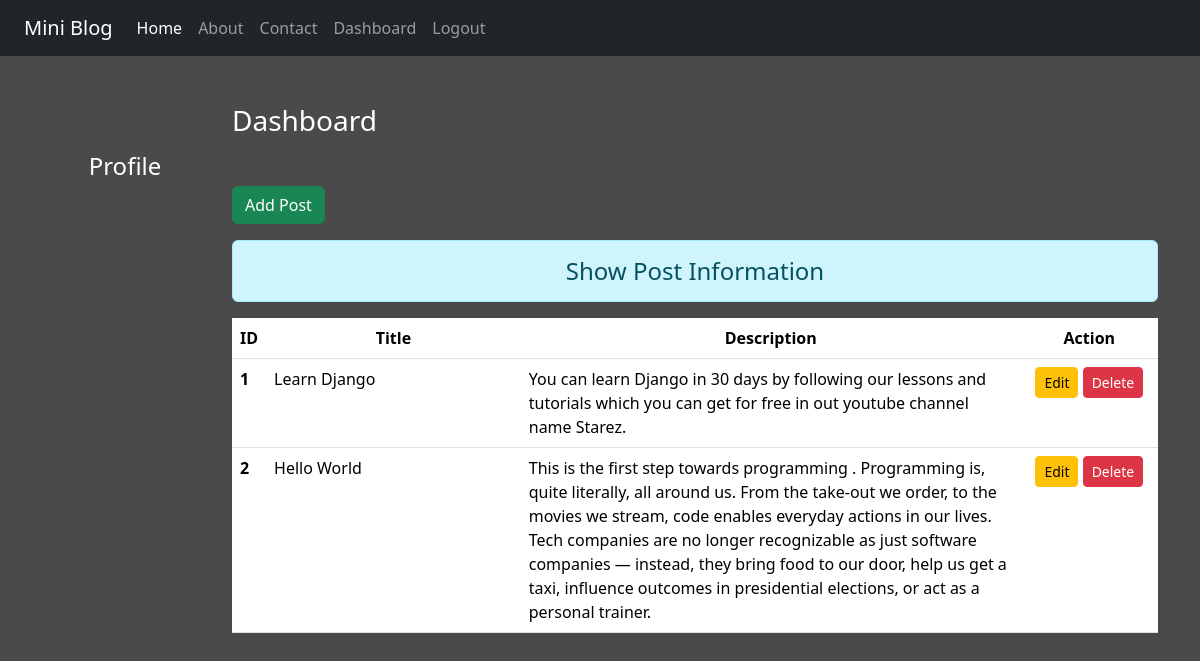
The page /dashboard/ (signed in) on the database its author committed.
### blog/models.py (models this page shows)
class Post(models.Model):
    title = models.CharField(max_length=150)
    desc = models.TextField()

### blog/views.py (the view)
# urls.py: path('dashboard/',views.dashboard,name="dashboard"),
def dashboard(request):
    if request.user.is_authenticated:
        posts = Post.objects.all()
        user = request.user
        full_name = user.get_full_name()
        gps = user.groups.all()
        return render(request,'blog/dashboard.html',{'posts':posts,'fname':full_name,'groups':gps})
    else:
        return HttpResponseRedirect('/login/')

### blog/templates/blog/dashboard.html (shortened to what this page needs)
{% extends "blog/base.html" %}
{% load static %}
{% block side %}
<div class="col-sm-2 text-white my-5 text-center">
    <h4 class="my-5">Profile</h4>
</div>
{% endblock side %}
{% block content %}
<div class="col-sm-10">
    <h3 class="text-white my-5">Dashboard</h3>
    <a href="{% url 'addpost' %}" class="btn btn-success">Add Post</a>
    <h4 class="text-center alert alert-info mt-3">Show Post Information</h4>
    {% if posts %}
    <table class="table table-hover bg-white">
        <thread>
            <tr class="text-center">
                <th scope="col" style="width:2%">ID</th>
                <th scope="col" style="width:28%">Title</th>
                <th scope="col" style="width:55%">Description</th>
                <th scope="col" style="width:15%">Action</th>
            </tr>
        </thread>
        <tbody>
            {% for post in posts %}
            <tr>
                <th scope="row">{{post.id}}</th>
                <td>{{post.title}}</td>
                <td>{{post.desc}}</td>
                <td class="text-center">
                    <a href="{% url 'updatepost' post.id %}" class="btn btn-warning btn-sm">Edit</a>
                    {% if perms.blog.delete_post %}
                    <form action="{% url 'deletepost' post.id %}" method="POST" class="d-inline">
                     <input type="submit" class="btn btn-danger btn-sm" value="Delete">
                    </form>
                    {% endif %}
                </td>
            </tr>
            {% endfor %}
        </tbody>
    </table>
    {% else %}
    <h4 class="text-center alert alert-warning">No Records</h4>
    {% endif %}
</div>
{% endblock content %}

### blog/templates/blog/base.html (shortened to what this page needs)
<!DOCTYPE html>
{% load static %}
<html lang="en">
<head>
    <link rel="stylesheet" href="{% static 'blog/css/bootstrap.css' %}">
    <link rel="stylesheet" href="{% static 'blog/css/style.css' %}">
<body>
    <div class="container-fluid bg-dark">
        {% include 'blog/navbar.html' %}
    </div>
    <div class="container">
        <div class="row">
            {% block side %}
            {% endblock side %}
            {% block content %}
            {% endblock content %}
        </div>
    </div>
</body>
</html>

### blog/templates/blog/navbar.html (shortened to what this page needs)
<nav class="navbar navbar-expand-lg navbar-dark bg-dark">
    <div class="container-fluid">
      <a class="navbar-brand" href="#">Mini Blog</a>
      <div class="collapse navbar-collapse" id="navbarNav">
        <ul class="navbar-nav">
          <li class="nav-item">
            <a class="nav-link active" aria-current="page" href="/">Home</a>
          </li>
          <li class="nav-item">
            <a class="nav-link" href="{% url 'about' %}">About</a>
          </li>
          <li class="nav-item">
            <a class="nav-link" href="{% url 'contact' %}">Contact</a>
          </li>
          {% if request.user.is_authenticated %}
          <li class="nav-item">
            <a class="nav-link" href="{% url 'dashboard' %}">Dashboard</a>
          </li>
          <li class="nav-item">
            <a class="nav-link" href="{% url 'logout' %}">Logout</a>
          </li>
          {% endif %}
        </ul>
      </div>
    </div>
  </nav>

### blog/static/blog/css/style.css (style rules this page uses)
body { background-color: rgb(75, 74, 74); color: antiquewhite; }

### rows shown on the page
Post: id "1", title "Learn Django", desc "You can learn Django in 30 days by following our lessons and tutorials which you can get for free in out youtube channel name Starez."
Post: id "2", title "Hello World", desc "This is the first step towards programming . Programming is, quite literally, all around us. From the take-out we order, to the movies we stream, code enables everyday actions in our lives. Tech companies are no longer recognizable as just software companies — instead, they bring food to our door, help us get a taxi, influence outcomes in presidential elections, or act as a personal trainer."
